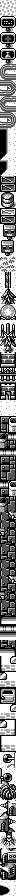

Tiled map render using the project's own tile images. Description and the whole map definition, tile-layer contents included, below:
An orthogonal 2x112 tile map with 8x8 px tiles, 1 tile layer (metatiles), 4 tilesets.

<map height="112" orientation="orthogonal" renderorder="right-down" tileheight="8" tilewidth="8" width="2">
	<tileset firstgid="1" tilewidth="8" tileheight="8">
		<image source="../../../gfx/tilesets/image_16_65b0.png" />
	</tileset>
	<tileset firstgid="87" tilewidth="8" tileheight="8">
		<image source="../../../gfx/tilesets/image_16_6b00.png" />
	</tileset>
	<tileset firstgid="119" tilewidth="8" tileheight="8">
		<image source="../../../gfx/tilesets/gfx_054_6770.png" />
	</tileset>
	<tileset firstgid="129" tilewidth="8" tileheight="8">
		<image source="../../../gfx/tilesets/gfx_054_6810.png" />
	</tileset>
	<layer height="112" id="1" name="metatiles" width="2">
		<data encoding="csv">
2, 2,
2, 2,
3, 5,
4, 6,
7, 9,
8, 10,
11, 13,
12, 14,
15, 17,
16, 18,
19, 21,
20, 22,
23, 17,
24, 18,
19, 25,
20, 26,
27, 29,
28, 30,
28, 29,
31, 30,
27, 29,
31, 30,
32, 33,
32, 33,
34, 36,
35, 37,
38, 39,
32, 33,
40, 42,
41, 43,
44, 46,
45, 47,
48, 50,
49, 51,
52, 54,
53, 55,
56, 58,
57, 59,
60, 62,
61, 63,
64, 66,
65, 67,
68, 70,
69, 71,
72, 74,
73, 75,
76, 78,
77, 79,
80, 82,
81, 83,
84, 29,
85, 30,
87, 89,
88, 90,
91, 93,
92, 94,
93, 93,
87, 94,
87, 94,
88, 95,
93, 89,
87, 90,
91, 94,
92, 95,
96, 97,
96, 98,
99, 98,
100, 101,
96, 98,
100, 101,
96, 98,
96, 98,
96, 97,
100, 101,
99, 98,
96, 98,
100, 101,
102, 103,
93, 93,
103, 103,
100, 101,
103, 104,
105, 107,
106, 108,
109, 111,
110, 108,
112, 114,
113, 115,
111, 107,
110, 108,
109, 116,
110, 117,
105, 111,
106, 108,
119, 121,
120, 122,
123, 125,
124, 126,
127, 129,
128, 130,
131, 133,
132, 134,
135, 136,
134, 137,
138, 140,
139, 141,
142, 144,
143, 145,
146, 147,
143, 148,
149, 151,
150, 152</data>
	</layer>
</map>
